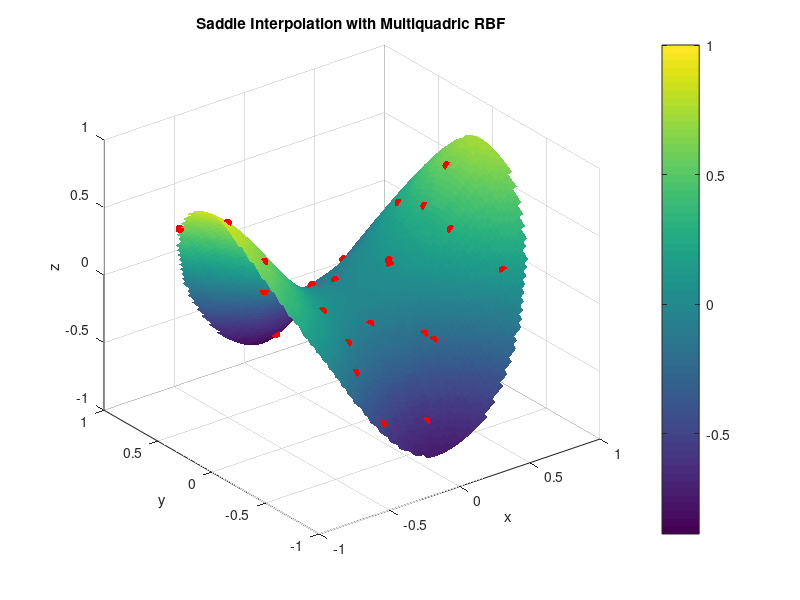
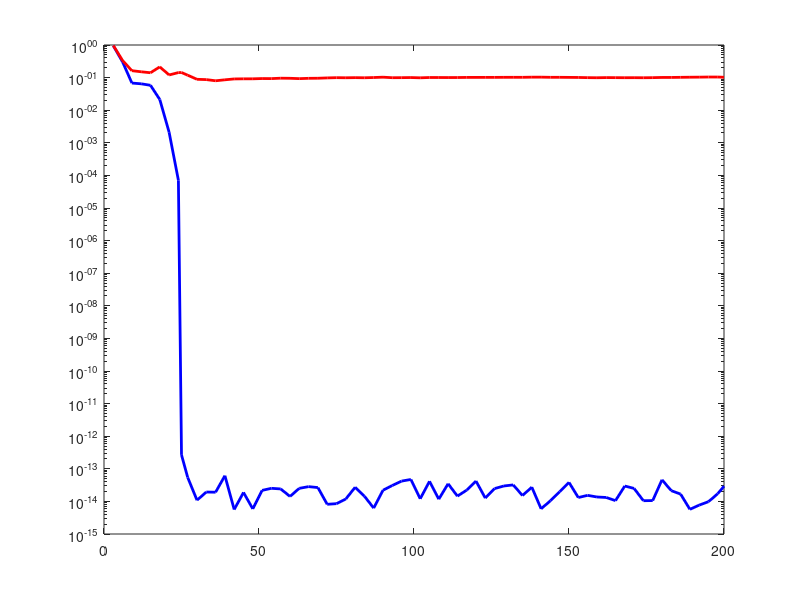

Write MATLAB code to recreate these figures, in order. (Note: this script raises an error after producing the figures.)

% PART 1: Saddle Interpolation with Multiquadric Kernel

clear; clc; close all;
rng(42);

N  = 25;
ep = 3;

theta = 2 * pi * rand(N, 1);
r     = sqrt(rand(N, 1));
x     = r .* cos(theta);
y     = r .* sin(theta);

f = x.^2 - y.^2;


A = zeros(N, N);
for i = 1:N
    for j = 1:N
        d2     = (x(i) - x(j))^2 + (y(i) - y(j))^2;
        A(i,j) = sqrt(1 + ep^2 * d2);
    end
end


c = A \ f;


[xg, yg] = meshgrid(linspace(-1, 1, 80));
zg = nan(size(xg));

for k = 1:numel(xg)
    if xg(k)^2 + yg(k)^2 <= 1
        total = 0;
        for j = 1:N
            d2    = (xg(k) - x(j))^2 + (yg(k) - y(j))^2;
            total = total + c(j) * sqrt(1 + ep^2 * d2);
        end
        zg(k) = total;
    end
end


figure(1);
surf(xg, yg, zg, 'EdgeColor', 'none');
hold on;
scatter3(x, y, f, 40, 'r', 'filled');
title('Saddle Interpolation with Multiquadric RBF');
xlabel('x'); ylabel('y'); zlabel('z');
view(3); colorbar;
hold off;


% PART 2: Double Descent - Saddle + Multiquadric



Nt      = 200;
theta_t = 2 * pi * rand(Nt, 1);
r_t     = sqrt(rand(Nt, 1));
xt      = r_t .* cos(theta_t);
yt      = r_t .* sin(theta_t);
ft      = xt.^2 - yt.^2;


% Generate well-distributed nested kernel centers
M_max = 200;

rng(42);
num_candidates = 5000;
theta_c = 2*pi*rand(num_candidates,1);
r_c = sqrt(rand(num_candidates,1));

candidates = [r_c.*cos(theta_c), r_c.*sin(theta_c)];

centers = zeros(M_max,2);
centers(1,:) = [0,0];

min_dist2 = sum((candidates-centers(1,:)).^2,2);

for j = 2:M_max
    [~,idx] = max(min_dist2);
    centers(j,:) = candidates(idx,:);

    new_dist2 = sum((candidates-centers(j,:)).^2,2);
    min_dist2 = min(min_dist2,new_dist2);
end

xc_all = centers(:,1);
yc_all = centers(:,2);




M_list = unique([3:3:200, N, 200]);
err_train_fix  = zeros(size(M_list));
err_test_fix   = zeros(size(M_list));
err_train_adap = zeros(size(M_list));
err_test_adap  = zeros(size(M_list));

for idx = 1:length(M_list)
    M = M_list(idx);

    xc = xc_all(1:M);
    yc = yc_all(1:M);

    ep_fix  = 3;


    ep_adap = sqrt(M) / 2;

    B = zeros(N, M);
    for i = 1:N
        for j = 1:M
            d2     = (x(i) - xc(j))^2 + (y(i) - yc(j))^2;
            B(i,j) = sqrt(1 + ep_fix^2 * d2);
        end
    end
    coef               = pinv(B) * f;
    f_approx           = B * coef;
    err_train_fix(idx) = norm(f - f_approx) / norm(f);

    Bt = zeros(Nt, M);
    for i = 1:Nt
        for j = 1:M
            d2      = (xt(i) - xc(j))^2 + (yt(i) - yc(j))^2;
            Bt(i,j) = sqrt(1 + ep_fix^2 * d2);
        end
    end
    ft_approx         = Bt * coef;
    err_test_fix(idx) = norm(ft - ft_approx) / norm(ft);


    B2 = zeros(N, M);
    for i = 1:N
        for j = 1:M
            d2      = (x(i) - xc(j))^2 + (y(i) - yc(j))^2;
            B2(i,j) = sqrt(1 + ep_adap^2 * d2);
        end
    end
    coef2               = pinv(B2) * f;
    f_approx2           = B2 * coef2;
    err_train_adap(idx) = norm(f - f_approx2) / norm(f);


    Bt2 = zeros(Nt, M);
    for i = 1:Nt
        for j = 1:M
            d2       = (xt(i) - xc(j))^2 + (yt(i) - yc(j))^2;
            Bt2(i,j) = sqrt(1 + ep_adap^2 * d2);
        end
    end
    ft_approx2         = Bt2 * coef2;
    err_test_adap(idx) = norm(ft - ft_approx2) / norm(ft);

end


figure(2);
semilogy(M_list, err_train_fix, 'b-', 'LineWidth', 2);
hold on;
semilogy(M_list, err_test_fix, 'r-', 'LineWidth', 2);
xline(N, '--k', 'LineWidth', 1.5);
text(N + 1, max(err_test_fix) * 0.5, 'M = N', 'FontSize', 10);
xlabel('Number of Kernel Centers M');
ylabel('Relative Error (log scale)');
title('Saddle + Multiquadric: Fixed ep = 3, Nested Centers');
legend('Training Error', 'Test Error', 'Location', 'northeast');
grid on;
hold off;

figure(3);
semilogy(M_list, err_train_adap, 'b-', 'LineWidth', 2);
hold on;
semilogy(M_list, err_test_adap, 'r-', 'LineWidth', 2);
xline(N, '--k', 'LineWidth', 1.5);
text(N + 1, max(err_test_adap) * 0.5, 'M = N', 'FontSize', 10);
xlabel('Number of Kernel Centers M');
ylabel('Relative Error (log scale)');
title('Saddle + Multiquadric: Adaptive ep = sqrt(M)/2, Nested Centers');
legend('Training Error', 'Test Error', 'Location', 'northeast');
grid on;
hold off;


% Figure 4 - Distribution of nested kernel centers
figure(4);
scatter(xc_all(1:25), yc_all(1:25), 40, 'b', 'filled');
hold on;

t = linspace(0, 2*pi, 300);
plot(cos(t), sin(t), 'k-', 'LineWidth', 1.5);

axis equal;
xlim([-1.1 1.1]);
ylim([-1.1 1.1]);
grid on;

xlabel('x');
ylabel('y');
title('Distribution of First 25 Nested Kernel Centers');
hold off;
